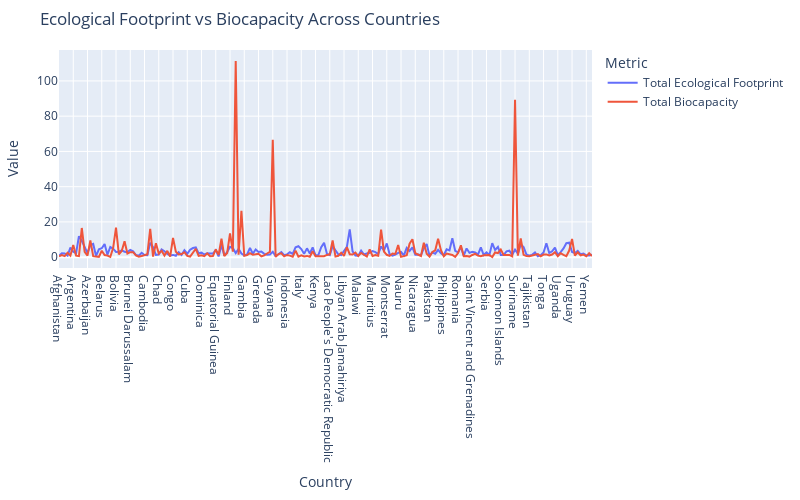

Write notebook code for a chart like this one.
### Code cell
import plotly.express as px

# Assuming 'data' is your DataFrame with ecological footprint and biocapacity metrics per country

# Example: Plot line chart for Ecological Footprint vs Biocapacity across different countries
fig = px.line(data, x='Country', y=['Total Ecological Footprint', 'Total Biocapacity'],
              title='Ecological Footprint vs Biocapacity Across Countries',
              labels={'Country': 'Country', 'value': 'Value', 'variable': 'Metric'})

# Customize layout
fig.update_layout(
    xaxis_title='Country',
    yaxis_title='Value',
    height=500,  # Adjust height of the plot
    width=800,   # Adjust width of the plot
    margin=dict(l=50, r=50, t=50, b=50),  # Adjust margins
)

# Show the plot
fig.show()

### Figure 1 — Plotly figure (JSON) as saved in the notebook; plotly's stock layout.template omitted (floating-point values rounded to 4 significant figures; data arrays with more than 128 entries replaced by an {"elided": "..."} marker saying what was removed)
{"data": [{"hovertemplate": "Metric=Total Ecological Footprint<br>Country=%{x}<br>Value=%{y}<extra></extra>", "legendgroup": "Total Ecological Footprint", "line": {"color": "#636efa", "dash": "solid"}, "marker": {"symbol": "circle"}, "mode": "lines", "name": "Total Ecological Footprint", "orientation": "v", "showlegend": true, "type": "scatter", "x": {"elided": "188 str values"}, "xaxis": "x", "y": {"elided": "188 float values"}, "yaxis": "y"}, {"hovertemplate": "Metric=Total Biocapacity<br>Country=%{x}<br>Value=%{y}<extra></extra>", "legendgroup": "Total Biocapacity", "line": {"color": "#EF553B", "dash": "solid"}, "marker": {"symbol": "circle"}, "mode": "lines", "name": "Total Biocapacity", "orientation": "v", "showlegend": true, "type": "scatter", "x": {"elided": "188 str values"}, "xaxis": "x", "y": {"elided": "188 float values"}, "yaxis": "y"}], "layout": {"height": 500, "legend": {"title": {"text": "Metric"}, "tracegroupgap": 0}, "margin": {"b": 50, "l": 50, "r": 50, "t": 50}, "title": {"text": "Ecological Footprint vs Biocapacity Across Countries"}, "width": 800, "xaxis": {"anchor": "y", "domain": [0, 1], "title": {"text": "Country"}}, "yaxis": {"anchor": "x", "domain": [0, 1], "title": {"text": "Value"}}}}
